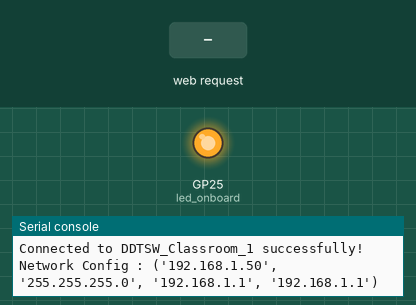
Simulated run of this program. Board: Raspberry Pi Pico running MicroPython. Parts: output pins drawn as LEDs (lit = HIGH), the last lines printed to the serial console. The test bench sets the inputs (shaded band). WiFi joins after 1.5 s.

Above: at 2.7 s.
2.8 s: HTTP request GET /?led=off received
At 3.8 s:
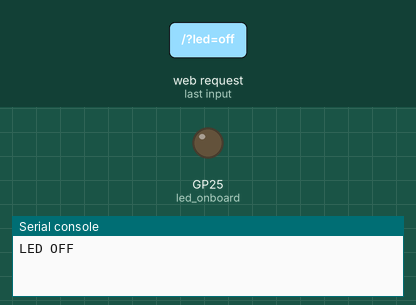
4.3 s: HTTP request GET /?led=on received
At 5.0 s:
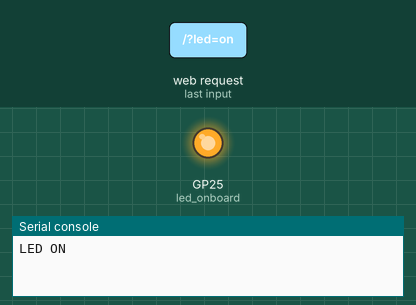
Timing chart, 0 to 7.3 s (numbered marks = the images above; inputs shaded):
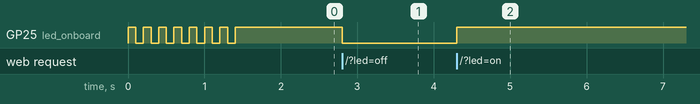

The program:

08_RP_WiFi_WebServer.py
```python
import machine
import time
import network
import socket

led_onboard = machine.Pin('LED', machine.Pin.OUT)
ssid = "DDTSW_Classroom_1"
password = "11111111"

def wifi_disconnect():
    wlan = network.WLAN(network.STA_IF)
    if wlan.isconnected():
        print("Disconnecting from network...")
        wlan.disconnect()
        while wlan.isconnected():
            time.sleep_ms(100)
        print("Disconnected from network")

def wifi_connect():
    wlan = network.WLAN(network.STA_IF)
    wlan.active(True)

    if not wlan.isconnected():
        print("Connecting to network...")
        wlan.connect(ssid, password)

        while not wlan.isconnected():
            led_onboard.toggle()
            time.sleep_ms(100)

        print(f"Connected to {ssid} successfully!")
        print('Network Config :', wlan.ifconfig())
        led_onboard.value(1)
        return True
    else:
        print("Already connected to network:", wlan.ifconfig())
        return True


def web_page():
    if led_onboard.value() == 0:
        gpio_state="OFF"
    else:
        gpio_state="ON"

    html = """<html><head> <title>PICO LED control</title> <meta name="viewport" content="width=device-width, initial-scale=1">
        <link rel="icon" href="data:,"> <style>html{font-family: Helvetica; display:inline-block; margin: 0px auto; text-align: center;}
        h1{color: #0F3376; padding: 2vh;}p{font-size: 1.5rem;}.button{display: inline-block; background-color: #e7bd3b; border: none;
        border-radius: 4px; color: white; padding: 16px 40px; text-decoration: none; font-size: 30px; margin: 2px; cursor: pointer;}
        .button2{background-color: #4286f4;}</style></head><body> <h1>PICO LED control</h1>
        <p>LED state: <strong>""" + gpio_state + """</strong></p><p><a href="/?led=on"><button class="button">ON</button></a></p>
        <p><a href="/?led=off"><button class="button button2">OFF</button></a></p></body></html>"""
    return html

if __name__=="__main__":
    wifi_disconnect()
    if wifi_connect():
        my_socket=socket.socket(socket.AF_INET, socket.SOCK_STREAM)
        my_socket.bind(('', 80))
        my_socket.listen(5)

        while True:
            client, addr = my_socket.accept()
            print('connection from %s' % str(addr))
            request = client.recv(1024)
            request = str(request)
            print('Content = %s' % request)
            led_on = request.find('/?led=on')
            led_off = request.find('/?led=off')
            if led_on == 6:
                print('LED ON')
                led_onboard.value(1)
            if led_off == 6:
                print('LED OFF')
                led_onboard.value(0)
            response = web_page()
            client.send('HTTP/1.1 200 OK\n')
            client.send('Content-Type: text/html\n')
            client.send('Connection: close\n\n')
            client.sendall(response)
            client.close()
```

Measured:
- after the input at 2.8 s, GP25 (led_onboard): HIGH → LOW at once
- after the input at 4.3 s, GP25 (led_onboard): LOW → HIGH at once
